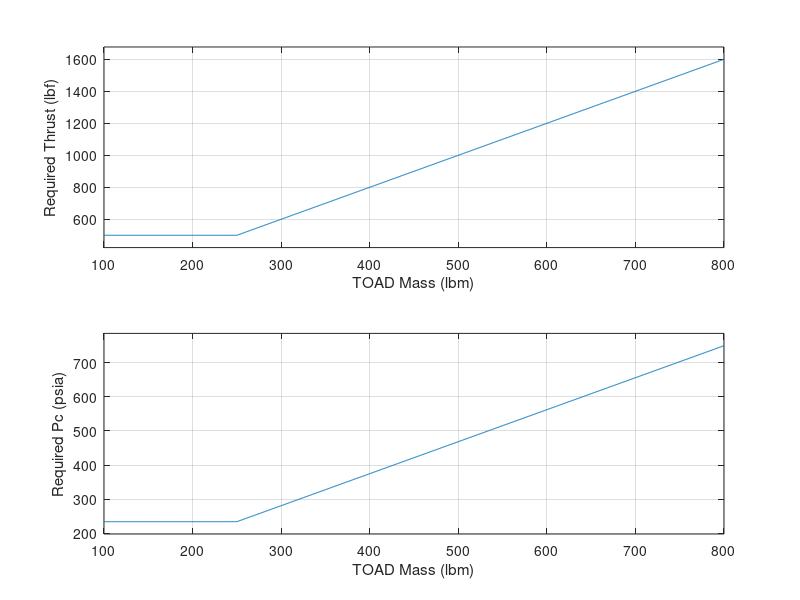

Here is the MATLAB script that generated this plot: (Note: this script raises an error after producing the figure.)
% Engine Size from TOAD Mass
% Adam Grendys
% 2/16/2025

%% ASSUMPTIONS
% Using IPA-LOx
% Rev1 Tadpole Capabilites

%% TOAD REFERENCES
% REQUIREMENTS DOC: https://docs.google.com/document/d/1jfazxSt6x4ROGItLOiyNnKDVktDiXMh2lE0mhNGMsWU/edit?usp=sharing
% SRR SLIDES: https://docs.google.com/presentation/d/151O5GhhcqatCP30IASsYGC5Nq8DB6PMOI8nIIVgjrB0/edit?usp=sharing

clear
clc
close all

%% INITIALIZATION
g_o = 32.174049; % (ft/sec^2)
toad_mass = linspace(100, 800, 1000); % TOAD mass (lbm)
min_thrust = 500; % (lbf) (Req. 8.4)
TWR_min = 2; % SSR Slide 18

% Engine Parameters (From Tadpole Rev1)
r_t =  1.4352 / 2; % Radius of throat (in) (From Tadpole CMM)
CF = 1.32; % Thrust Coefficient (95% ηcf)

%% CALCULATIONS
A_t = pi * r_t^2;
thrust_req = max(min_thrust, TWR_min * toad_mass);
Pc_req = thrust_req / (CF * A_t);

%% FORMATTED OUTPUT
subplot(2,1,1)
plot(toad_mass, thrust_req)
xlabel("TOAD Mass (lbm)")
ylabel("Required Thrust (lbf)")
ylim("padded")
grid on

subplot(2,1,2)
plot(toad_mass, Pc_req)
xlabel("TOAD Mass (lbm)")
ylabel("Required Pc (psia)")
ylim("padded")
grid on

sgtitle("Required Thrust and Pc vs. TOAD Mass")
